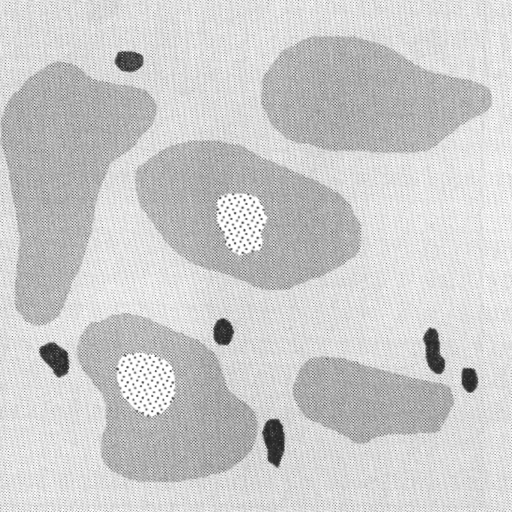
#> input picture data/how60c.tif, 512 x 512 px
$ python aufgabe3.py
#> lines starting #> are read from the running program, lines starting #| are printed output that depends on the picture
import numpy as np
import cv2

def create_cos(N, alpha, beta, gamma):
    x = np.linspace(0, 1, N+1)
    x = x[:-2]
    X, Y = np.meshgrid(x, x)
    return np.cos(2*np.pi*(X*alpha + Y*beta + gamma))


a = 1/0.2*np.cos(np.pi/6)
b = 1/0.2*np.sin(np.pi/6)
c = 0

#Aufgabe 1b)
cos_b = create_cos(256, a, b, c)
cv2.imshow('bill cos_b', cos_b)
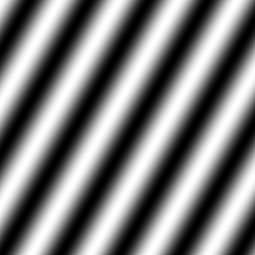
#> window 'bill cos_b': shape (255, 255) float64; min -1, max 1, mean -0.006; drawn with min black and max white
cv2.waitKey()
cv2.destroyAllWindows()

#Aufgabe 1c)
a = 8
b = 4
c = 0.25
cos_c = create_cos(256, a, b, c)
cv2.imshow('cos_c', cos_c)
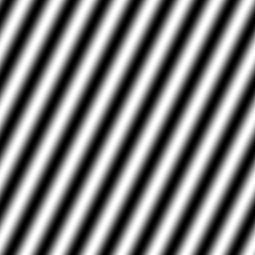
#> window 'cos_c': shape (255, 255) float64; min -1, max 1, mean 4.46e-06; drawn with min black and max white
cv2.waitKey()
cv2.destroyAllWindows()

#Aufgabe 1d)
a = 128*np.cos(np.pi)
b = 128*np.sin(np.pi)
a = 128
b = 128
c = 0
cos_d = create_cos(256, a, b, c)
fft_d = np.imag(np.fft.fft2(cos_d))
cv2.imshow('cos_d', cos_d)
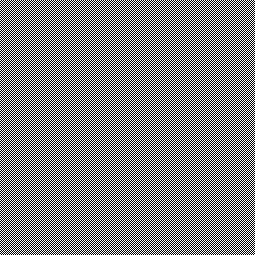
#> window 'cos_d': shape (255, 255) float64; values -1 (black) and 1 (white), 50% white; black in thin lines or dots
cv2.imshow('fft_d', fft_d)
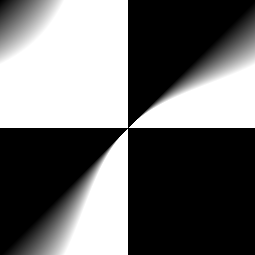
#> window 'fft_d': shape (255, 255); min 0, max 255, mean 107.9
cv2.waitKey()
cv2.destroyAllWindows()


#Aufgabe 2a)

img = cv2.imread('data/how60c.tif', 0)
#> img is the input picture: shape (512, 512); min 34, max 255, mean 203.8
img_fft = np.fft.fft2(img)
img_fft_shift = np.fft.fftshift(img_fft)
cv2.imshow('Original', img)
cv2.imshow('Fourier', np.abs(img_fft))
cv2.imshow('Fourier shift', np.abs(img_fft_shift))
cv2.waitKey()
cv2.destroyAllWindows()
